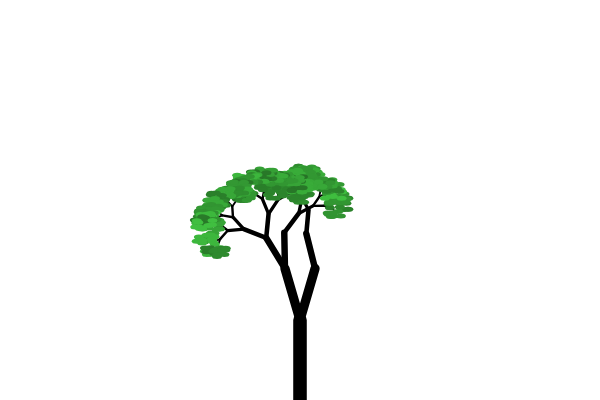
Frame 1 (no input)
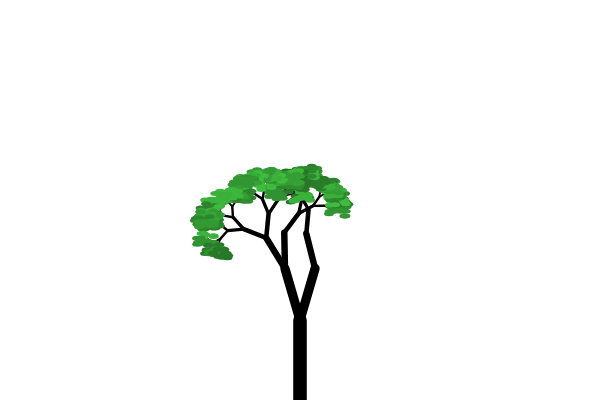
Frame 2 (the mouse pressed at the canvas centre, redrawn once)

The p5.js sketch that drew these frames (run headless with seeded random() and noise() and a simulated clock; the mouse was pressed at the canvas centre and the sketch redrawn once):

// p5.js sketch
// ── sketch.js
let angle;
let trunkCount;
let trunkLen = 80;
let xoff = 0;
let leaves = [];


function setup() {
  createCanvas(600, 400);

  noiseSeed(floor(random(1000)));
  trunkCount = floor(random(4)) + 1;
}

function draw() {
  background(255);

  angle = PI / 3;// map(mouseX, 0, width, 0, HALF_PI);

  push();
  translate(width / 2, height);
  stroke(0);
  xoff = 0;

  leaves = [];
  let len = trunkLen;
  for (let i = 0; i < trunkCount; i++) {
    branch(len, 0);
    len *= 0.8;
  }
  pop();

  for (let leaf of leaves) {
    push();
    translate(leaf.x, leaf.y);
    colorMode(HSL);
    fill(120, 50, random(30, 50));
    noStroke();
    for (let i = 0; i < 10; i++) {
      ellipse(random(-10, 10), random(-5, 5), 10, 5);
    }
    pop();
  }

  noLoop();

}

function branch(len, depth) {

  xoff += 1;
  const n = noise(xoff);

  if (len < trunkLen / 2 && n < 0.25) return;

  const lx = len;//map(n, 0, 1, 0, len);

  let sw = map(len, 2, 120, 1, 20);
  strokeWeight(sw);
  line(0, 0, 0, -lx);
  translate(0, -lx);

  len *= 0.67;

  if (len > trunkLen * 0.04) {
    push();
    rotate(angle * n);
    branch(len, depth + 1);
    pop();

    push();
    rotate(-angle * n);
    branch(len, depth + 1);
    pop();
  }
  else {
    leaves.push(getLocalPoint(0, 0));
  }
}

function getLocalPoint(x, y) {
  const matrix = drawingContext.getTransform();

  const pd = pixelDensity();

  return {
    x: (x * matrix.a + y * matrix.b + matrix.e) / pd,
    y: (x * matrix.a + y * matrix.b + matrix.f) / pd
  };
}
